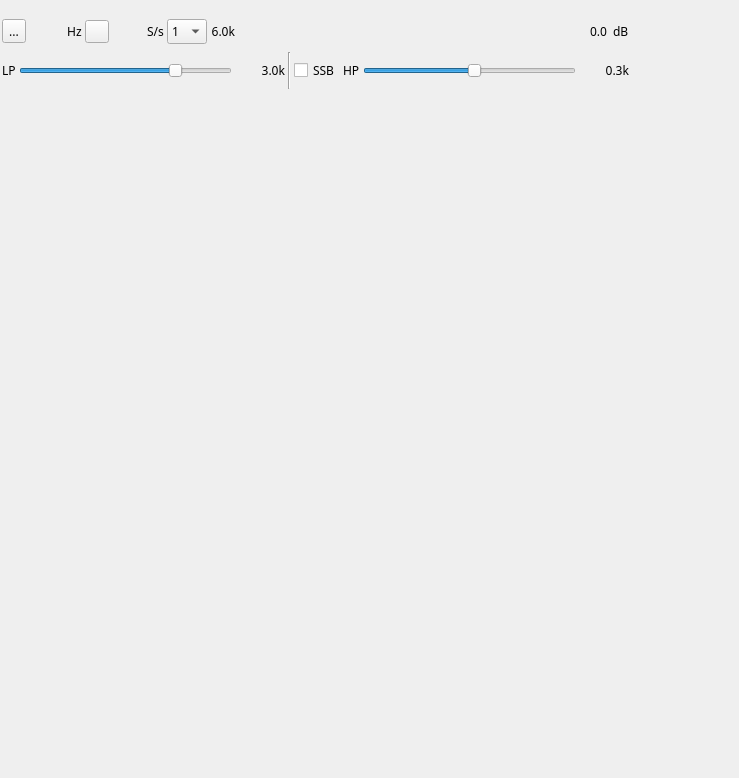
<?xml version="1.0" encoding="UTF-8"?>
<ui version="4.0">
 <class>ChannelAnalyzerNGGUI</class>
 <widget class="RollupWidget" name="ChannelAnalyzerNGGUI">
  <property name="geometry">
   <rect>
    <x>0</x>
    <y>0</y>
    <width>739</width>
    <height>778</height>
   </rect>
  </property>
  <property name="minimumSize">
   <size>
    <width>720</width>
    <height>0</height>
   </size>
  </property>
  <property name="font">
   <font>
    <family>Sans Serif</family>
    <pointsize>9</pointsize>
   </font>
  </property>
  <property name="windowTitle">
   <string>Channel Analyzer NG</string>
  </property>
  <widget class="QWidget" name="settingsContainer" native="true">
   <property name="geometry">
    <rect>
     <x>0</x>
     <y>10</y>
     <width>631</width>
     <height>81</height>
    </rect>
   </property>
   <property name="windowTitle">
    <string>Settings</string>
   </property>
   <layout class="QVBoxLayout" name="verticalLayout">
    <property name="spacing">
     <number>3</number>
    </property>
    <property name="leftMargin">
     <number>2</number>
    </property>
    <property name="topMargin">
     <number>2</number>
    </property>
    <property name="rightMargin">
     <number>2</number>
    </property>
    <property name="bottomMargin">
     <number>2</number>
    </property>
    <item>
     <layout class="QHBoxLayout" name="HeaderLayout">
      <property name="topMargin">
       <number>2</number>
      </property>
      <item>
       <layout class="QHBoxLayout" name="DeltaFrequencyLayout">
        <item>
         <widget class="QToolButton" name="deltaMinus">
          <property name="toolTip">
           <string>Frequency shift direction</string>
          </property>
          <property name="text">
           <string>...</string>
          </property>
          <property name="icon">
           <iconset>
            <selectedoff>:/plus.png</selectedoff>
            <selectedon>:/minus.png</selectedon>
           </iconset>
          </property>
          <property name="checkable">
           <bool>true</bool>
          </property>
          <property name="checked">
           <bool>false</bool>
          </property>
         </widget>
        </item>
        <item>
         <widget class="ValueDial" name="deltaFrequency" native="true">
          <property name="sizePolicy">
           <sizepolicy hsizetype="Maximum" vsizetype="Maximum">
            <horstretch>0</horstretch>
            <verstretch>0</verstretch>
           </sizepolicy>
          </property>
          <property name="minimumSize">
           <size>
            <width>32</width>
            <height>16</height>
           </size>
          </property>
          <property name="font">
           <font>
            <family>DejaVu Sans Mono</family>
            <pointsize>12</pointsize>
           </font>
          </property>
          <property name="cursor">
           <cursorShape>PointingHandCursor</cursorShape>
          </property>
          <property name="focusPolicy">
           <enum>Qt::StrongFocus</enum>
          </property>
          <property name="toolTip">
           <string>Demod shift frequency from center in Hz</string>
          </property>
         </widget>
        </item>
        <item>
         <widget class="QLabel" name="deltaUnits">
          <property name="palette">
           <palette>
            <active>
             <colorrole role="Text">
              <brush brushstyle="SolidPattern">
               <color alpha="255">
                <red>26</red>
                <green>26</green>
                <blue>26</blue>
               </color>
              </brush>
             </colorrole>
             <colorrole role="BrightText">
              <brush brushstyle="SolidPattern">
               <color alpha="255">
                <red>255</red>
                <green>255</green>
                <blue>255</blue>
               </color>
              </brush>
             </colorrole>
            </active>
            <inactive>
             <colorrole role="Text">
              <brush brushstyle="SolidPattern">
               <color alpha="255">
                <red>26</red>
                <green>26</green>
                <blue>26</blue>
               </color>
              </brush>
             </colorrole>
             <colorrole role="BrightText">
              <brush brushstyle="SolidPattern">
               <color alpha="255">
                <red>255</red>
                <green>255</green>
                <blue>255</blue>
               </color>
              </brush>
             </colorrole>
            </inactive>
            <disabled>
             <colorrole role="Text">
              <brush brushstyle="SolidPattern">
               <color alpha="255">
                <red>118</red>
                <green>118</green>
                <blue>117</blue>
               </color>
              </brush>
             </colorrole>
             <colorrole role="BrightText">
              <brush brushstyle="SolidPattern">
               <color alpha="255">
                <red>255</red>
                <green>255</green>
                <blue>255</blue>
               </color>
              </brush>
             </colorrole>
            </disabled>
           </palette>
          </property>
          <property name="text">
           <string> Hz</string>
          </property>
         </widget>
        </item>
       </layout>
      </item>
      <item>
       <layout class="QHBoxLayout" name="ChannelSamplingLayout">
        <item>
         <widget class="ButtonSwitch" name="useRationalDownsampler">
          <property name="toolTip">
           <string>Use rational downsampler</string>
          </property>
          <property name="text">
           <string/>
          </property>
          <property name="icon">
           <iconset resource="../../../sdrbase/resources/res.qrc">
            <normaloff>:/arrow_down.png</normaloff>:/arrow_down.png</iconset>
          </property>
         </widget>
        </item>
        <item>
         <widget class="ValueDial" name="channelSampleRate" native="true">
          <property name="sizePolicy">
           <sizepolicy hsizetype="Maximum" vsizetype="Maximum">
            <horstretch>0</horstretch>
            <verstretch>0</verstretch>
           </sizepolicy>
          </property>
          <property name="minimumSize">
           <size>
            <width>32</width>
            <height>16</height>
           </size>
          </property>
          <property name="font">
           <font>
            <family>DejaVu Sans Mono</family>
            <pointsize>12</pointsize>
           </font>
          </property>
          <property name="cursor">
           <cursorShape>PointingHandCursor</cursorShape>
          </property>
          <property name="toolTip">
           <string>Rational downsampler output rate</string>
          </property>
         </widget>
        </item>
        <item>
         <widget class="QLabel" name="channelSampleRateUnits">
          <property name="text">
           <string>S/s</string>
          </property>
         </widget>
        </item>
        <item>
         <widget class="QComboBox" name="spanLog2">
          <property name="maximumSize">
           <size>
            <width>40</width>
            <height>16777215</height>
           </size>
          </property>
          <property name="toolTip">
           <string>Channel decimation</string>
          </property>
          <item>
           <property name="text">
            <string>1</string>
           </property>
          </item>
          <item>
           <property name="text">
            <string>2</string>
           </property>
          </item>
          <item>
           <property name="text">
            <string>4</string>
           </property>
          </item>
          <item>
           <property name="text">
            <string>8</string>
           </property>
          </item>
          <item>
           <property name="text">
            <string>16</string>
           </property>
          </item>
          <item>
           <property name="text">
            <string>32</string>
           </property>
          </item>
          <item>
           <property name="text">
            <string>64</string>
           </property>
          </item>
         </widget>
        </item>
        <item>
         <widget class="QLabel" name="spanText">
          <property name="toolTip">
           <string>Channel final sample rate</string>
          </property>
          <property name="text">
           <string>6.0k</string>
          </property>
          <property name="alignment">
           <set>Qt::AlignRight|Qt::AlignTrailing|Qt::AlignVCenter</set>
          </property>
         </widget>
        </item>
       </layout>
      </item>
      <item>
       <spacer name="horizontalSpacer">
        <property name="orientation">
         <enum>Qt::Horizontal</enum>
        </property>
        <property name="sizeHint" stdset="0">
         <size>
          <width>40</width>
          <height>20</height>
         </size>
        </property>
       </spacer>
      </item>
      <item>
       <layout class="QHBoxLayout" name="ChannelPowerLayout">
        <item>
         <widget class="QLabel" name="channelPower">
          <property name="toolTip">
           <string>Channel power</string>
          </property>
          <property name="layoutDirection">
           <enum>Qt::LeftToRight</enum>
          </property>
          <property name="text">
           <string>0.0</string>
          </property>
         </widget>
        </item>
        <item>
         <widget class="QLabel" name="channelPowerUnits">
          <property name="text">
           <string> dB</string>
          </property>
         </widget>
        </item>
       </layout>
      </item>
     </layout>
    </item>
    <item>
     <layout class="QHBoxLayout" name="BWLayout">
      <item>
       <widget class="QLabel" name="BWLabel">
        <property name="text">
         <string>LP</string>
        </property>
       </widget>
      </item>
      <item>
       <widget class="QSlider" name="BW">
        <property name="toolTip">
         <string>Lowpass filter cutoff frequency</string>
        </property>
        <property name="minimum">
         <number>-60</number>
        </property>
        <property name="maximum">
         <number>60</number>
        </property>
        <property name="pageStep">
         <number>1</number>
        </property>
        <property name="value">
         <number>30</number>
        </property>
        <property name="orientation">
         <enum>Qt::Horizontal</enum>
        </property>
       </widget>
      </item>
      <item>
       <widget class="QLabel" name="BWText">
        <property name="minimumSize">
         <size>
          <width>50</width>
          <height>0</height>
         </size>
        </property>
        <property name="text">
         <string>3.0k</string>
        </property>
        <property name="alignment">
         <set>Qt::AlignRight|Qt::AlignTrailing|Qt::AlignVCenter</set>
        </property>
       </widget>
      </item>
      <item>
       <widget class="Line" name="line">
        <property name="orientation">
         <enum>Qt::Vertical</enum>
        </property>
       </widget>
      </item>
      <item>
       <widget class="QCheckBox" name="ssb">
        <property name="toolTip">
         <string>SSB/DSB togggle</string>
        </property>
        <property name="text">
         <string>SSB</string>
        </property>
       </widget>
      </item>
      <item>
       <widget class="QLabel" name="lowCutLabel">
        <property name="text">
         <string>HP</string>
        </property>
       </widget>
      </item>
      <item>
       <widget class="QSlider" name="lowCut">
        <property name="toolTip">
         <string>Highpass filter cutoff frequency (SSB)</string>
        </property>
        <property name="minimum">
         <number>-60</number>
        </property>
        <property name="maximum">
         <number>60</number>
        </property>
        <property name="pageStep">
         <number>1</number>
        </property>
        <property name="value">
         <number>3</number>
        </property>
        <property name="orientation">
         <enum>Qt::Horizontal</enum>
        </property>
       </widget>
      </item>
      <item>
       <widget class="QLabel" name="lowCutText">
        <property name="minimumSize">
         <size>
          <width>50</width>
          <height>0</height>
         </size>
        </property>
        <property name="text">
         <string>0.3k</string>
        </property>
        <property name="alignment">
         <set>Qt::AlignRight|Qt::AlignTrailing|Qt::AlignVCenter</set>
        </property>
       </widget>
      </item>
     </layout>
    </item>
   </layout>
  </widget>
  <widget class="QWidget" name="spectrumContainer" native="true">
   <property name="geometry">
    <rect>
     <x>0</x>
     <y>98</y>
     <width>720</width>
     <height>284</height>
    </rect>
   </property>
   <property name="minimumSize">
    <size>
     <width>716</width>
     <height>0</height>
    </size>
   </property>
   <property name="windowTitle">
    <string>Channel Spectrum</string>
   </property>
   <layout class="QVBoxLayout" name="verticalLayoutSpectrum">
    <property name="spacing">
     <number>2</number>
    </property>
    <property name="leftMargin">
     <number>2</number>
    </property>
    <property name="topMargin">
     <number>2</number>
    </property>
    <property name="rightMargin">
     <number>2</number>
    </property>
    <property name="bottomMargin">
     <number>2</number>
    </property>
    <item>
     <widget class="GLSpectrum" name="glSpectrum" native="true">
      <property name="minimumSize">
       <size>
        <width>200</width>
        <height>250</height>
       </size>
      </property>
      <property name="font">
       <font>
        <family>Monospace</family>
        <pointsize>8</pointsize>
       </font>
      </property>
     </widget>
    </item>
    <item>
     <widget class="GLSpectrumGUI" name="spectrumGUI" native="true"/>
    </item>
   </layout>
  </widget>
  <widget class="QWidget" name="scopeContainer" native="true">
   <property name="geometry">
    <rect>
     <x>0</x>
     <y>390</y>
     <width>720</width>
     <height>334</height>
    </rect>
   </property>
   <property name="minimumSize">
    <size>
     <width>716</width>
     <height>0</height>
    </size>
   </property>
   <property name="windowTitle">
    <string>Channel Scope</string>
   </property>
   <layout class="QVBoxLayout" name="verticalLayoutScope">
    <property name="spacing">
     <number>2</number>
    </property>
    <property name="leftMargin">
     <number>3</number>
    </property>
    <property name="topMargin">
     <number>3</number>
    </property>
    <property name="rightMargin">
     <number>3</number>
    </property>
    <property name="bottomMargin">
     <number>3</number>
    </property>
    <item>
     <widget class="GLScopeNG" name="glScope" native="true">
      <property name="minimumSize">
       <size>
        <width>200</width>
        <height>300</height>
       </size>
      </property>
      <property name="font">
       <font>
        <family>Monospace</family>
        <pointsize>8</pointsize>
       </font>
      </property>
     </widget>
    </item>
    <item>
     <widget class="GLScopeNGGUI" name="scopeGUI" native="true"/>
    </item>
   </layout>
  </widget>
 </widget>
 <customwidgets>
  <customwidget>
   <class>ValueDial</class>
   <extends>QWidget</extends>
   <header>gui/valuedial.h</header>
   <container>1</container>
  </customwidget>
  <customwidget>
   <class>ButtonSwitch</class>
   <extends>QToolButton</extends>
   <header>gui/buttonswitch.h</header>
  </customwidget>
  <customwidget>
   <class>RollupWidget</class>
   <extends>QWidget</extends>
   <header>gui/rollupwidget.h</header>
   <container>1</container>
  </customwidget>
  <customwidget>
   <class>GLSpectrum</class>
   <extends>QWidget</extends>
   <header>gui/glspectrum.h</header>
   <container>1</container>
  </customwidget>
  <customwidget>
   <class>GLSpectrumGUI</class>
   <extends>QWidget</extends>
   <header>gui/glspectrumgui.h</header>
   <container>1</container>
  </customwidget>
  <customwidget>
   <class>GLScopeNG</class>
   <extends>QWidget</extends>
   <header>gui/glscopeng.h</header>
   <container>1</container>
  </customwidget>
  <customwidget>
   <class>GLScopeNGGUI</class>
   <extends>QWidget</extends>
   <header>gui/glscopenggui.h</header>
   <container>1</container>
  </customwidget>
 </customwidgets>
 <resources>
  <include location="../../../sdrbase/resources/res.qrc"/>
  <include location="../../../sdrbase/resources/res.qrc"/>
  <include location="../../../sdrbase/resources/res.qrc"/>
  <include location="../../../sdrbase/resources/res.qrc"/>
  <include location="../../../sdrbase/resources/res.qrc"/>
  <include location="../../../sdrbase/resources/res.qrc"/>
  <include location="../../../sdrbase/resources/res.qrc"/>
  <include location="../../../sdrbase/resources/res.qrc"/>
  <include location="../../../sdrbase/resources/res.qrc"/>
  <include location="../../../sdrbase/resources/res.qrc"/>
  <include location="../../../sdrbase/resources/res.qrc"/>
  <include location="../../../sdrbase/resources/res.qrc"/>
  <include location="../../../sdrbase/resources/res.qrc"/>
  <include location="../../../sdrbase/resources/res.qrc"/>
  <include location="../../../sdrbase/resources/res.qrc"/>
  <include location="../../../sdrbase/resources/res.qrc"/>
  <include location="../../../sdrbase/resources/res.qrc"/>
  <include location="../../../sdrbase/resources/res.qrc"/>
  <include location="../../../sdrbase/resources/res.qrc"/>
  <include location="../../../sdrbase/resources/res.qrc"/>
  <include location="../../../sdrbase/resources/res.qrc"/>
  <include location="../../../sdrbase/resources/res.qrc"/>
  <include location="../../../sdrbase/resources/res.qrc"/>
  <include location="../../../sdrbase/resources/res.qrc"/>
  <include location="../../../sdrbase/resources/res.qrc"/>
  <include location="../../../sdrbase/resources/res.qrc"/>
  <include location="../../../sdrbase/resources/res.qrc"/>
  <include location="../../../sdrbase/resources/res.qrc"/>
  <include location="../../../sdrbase/resources/res.qrc"/>
  <include location="../../../sdrbase/resources/res.qrc"/>
  <include location="../../../sdrbase/resources/res.qrc"/>
 </resources>
 <connections/>
</ui>
